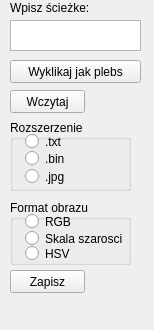
<?xml version="1.0" encoding="UTF-8"?>
<ui version="4.0">
 <class>menu_odczytu_i_zapisu</class>
 <widget class="QDockWidget" name="menu_odczytu_i_zapisu">
  <property name="geometry">
   <rect>
    <x>0</x>
    <y>0</y>
    <width>154</width>
    <height>330</height>
   </rect>
  </property>
  <property name="minimumSize">
   <size>
    <width>154</width>
    <height>330</height>
   </size>
  </property>
  <property name="maximumSize">
   <size>
    <width>154</width>
    <height>330</height>
   </size>
  </property>
  <property name="floating">
   <bool>true</bool>
  </property>
  <property name="features">
   <set>QDockWidget::DockWidgetClosable</set>
  </property>
  <property name="allowedAreas">
   <set>Qt::NoDockWidgetArea</set>
  </property>
  <property name="windowTitle">
   <string>Zapisopodobne</string>
  </property>
  <widget class="QWidget" name="dockWidgetContents">
   <widget class="QTextEdit" name="textEdit">
    <property name="geometry">
     <rect>
      <x>10</x>
      <y>20</y>
      <width>131</width>
      <height>31</height>
     </rect>
    </property>
   </widget>
   <widget class="QPushButton" name="pushButton_sciezka">
    <property name="geometry">
     <rect>
      <x>10</x>
      <y>60</y>
      <width>131</width>
      <height>23</height>
     </rect>
    </property>
    <property name="text">
     <string>Wyklikaj jak plebs</string>
    </property>
   </widget>
   <widget class="QPushButton" name="pushButton_Wczytaj">
    <property name="geometry">
     <rect>
      <x>10</x>
      <y>90</y>
      <width>75</width>
      <height>23</height>
     </rect>
    </property>
    <property name="text">
     <string>Wczytaj</string>
    </property>
   </widget>
   <widget class="QLabel" name="label">
    <property name="geometry">
     <rect>
      <x>10</x>
      <y>0</y>
      <width>111</width>
      <height>16</height>
     </rect>
    </property>
    <property name="text">
     <string>Wpisz ścieżke:</string>
    </property>
   </widget>
   <widget class="QPushButton" name="pushButton_Zapisz">
    <property name="geometry">
     <rect>
      <x>10</x>
      <y>270</y>
      <width>75</width>
      <height>23</height>
     </rect>
    </property>
    <property name="text">
     <string>Zapisz</string>
    </property>
   </widget>
   <widget class="QGroupBox" name="groupBox_rozszerzenie">
    <property name="geometry">
     <rect>
      <x>10</x>
      <y>120</y>
      <width>121</width>
      <height>71</height>
     </rect>
    </property>
    <property name="title">
     <string>Rozszerzenie</string>
    </property>
    <widget class="QRadioButton" name="radioButton_txt">
     <property name="geometry">
      <rect>
       <x>15</x>
       <y>13</y>
       <width>61</width>
       <height>17</height>
      </rect>
     </property>
     <property name="text">
      <string>.txt</string>
     </property>
    </widget>
    <widget class="QRadioButton" name="radioButton_bin">
     <property name="geometry">
      <rect>
       <x>15</x>
       <y>30</y>
       <width>61</width>
       <height>17</height>
      </rect>
     </property>
     <property name="text">
      <string>.bin</string>
     </property>
    </widget>
    <widget class="QRadioButton" name="radioButton_jpg">
     <property name="geometry">
      <rect>
       <x>15</x>
       <y>48</y>
       <width>61</width>
       <height>17</height>
      </rect>
     </property>
     <property name="text">
      <string>.jpg</string>
     </property>
    </widget>
   </widget>
   <widget class="QGroupBox" name="groupBox_format">
    <property name="geometry">
     <rect>
      <x>10</x>
      <y>200</y>
      <width>121</width>
      <height>65</height>
     </rect>
    </property>
    <property name="title">
     <string>Format obrazu</string>
    </property>
    <widget class="QRadioButton" name="radioButton_rgb">
     <property name="geometry">
      <rect>
       <x>15</x>
       <y>13</y>
       <width>61</width>
       <height>17</height>
      </rect>
     </property>
     <property name="text">
      <string>RGB</string>
     </property>
    </widget>
    <widget class="QRadioButton" name="radioButton_szary">
     <property name="geometry">
      <rect>
       <x>15</x>
       <y>30</y>
       <width>101</width>
       <height>17</height>
      </rect>
     </property>
     <property name="text">
      <string>Skala szarosci</string>
     </property>
    </widget>
    <widget class="QRadioButton" name="radioButton_hsv">
     <property name="geometry">
      <rect>
       <x>15</x>
       <y>45</y>
       <width>101</width>
       <height>17</height>
      </rect>
     </property>
     <property name="text">
      <string>HSV</string>
     </property>
    </widget>
   </widget>
   <widget class="QLabel" name="label_komunikat">
    <property name="geometry">
     <rect>
      <x>10</x>
      <y>293</y>
      <width>131</width>
      <height>16</height>
     </rect>
    </property>
    <property name="text">
     <string/>
    </property>
   </widget>
  </widget>
 </widget>
 <resources/>
 <connections/>
</ui>
